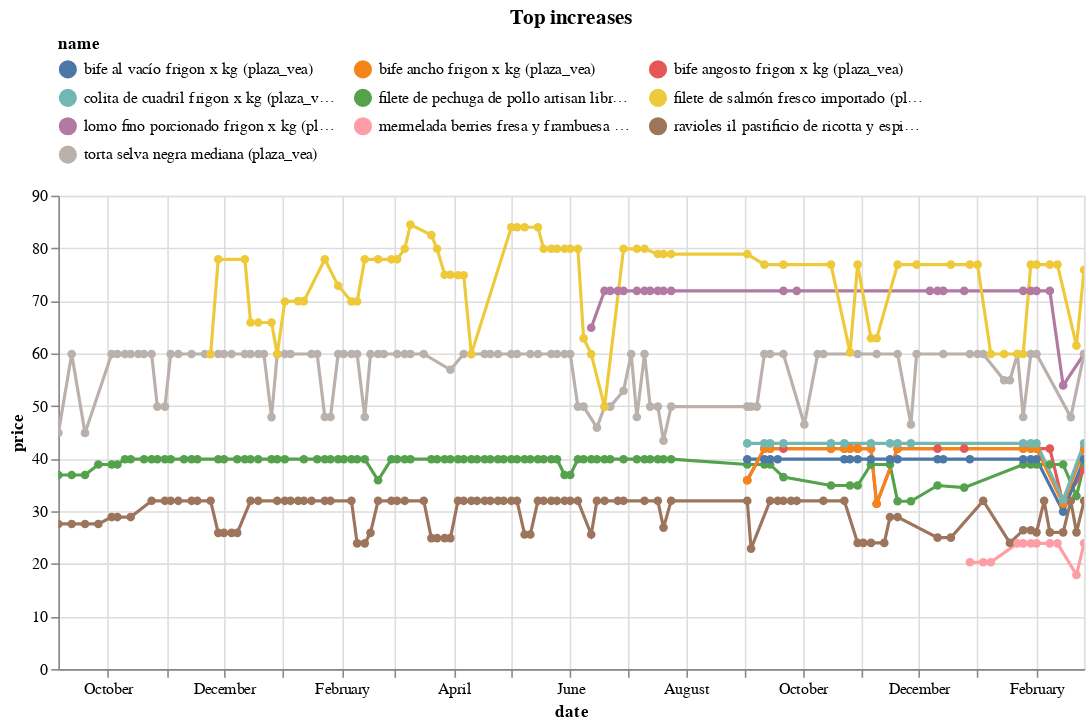

Source (notebook cell):
### Code cell
(top_changes_abs
 .sort_values('change')
 .tail(10)
 .pipe(plot_changes, 'Top increases')
)

### Figure 1 — Vega-Lite specification as saved in the notebook (floating-point values rounded to 4 significant figures; data arrays with more than 128 entries replaced by an {"elided": "..."} marker saying what was removed)
{"config": {"view": {"continuousWidth": 300, "continuousHeight": 300}, "legend": {"columns": 3, "orient": "top"}}, "data": {"name": "data-06c45f5646eeaa9bb28075c6e01a2f63"}, "mark": {"type": "line", "point": true}, "encoding": {"color": {"field": "name", "scale": {"domain": ["bife al vacío frigon x kg (plaza_vea)", "bife ancho frigon x kg (plaza_vea)", "bife angosto frigon x kg (plaza_vea)", "colita de cuadril frigon x kg (plaza_vea)", "filete de pechuga de pollo artisan libre de antibióticos x kg (plaza_vea)", "filete de salmón fresco importado (plaza_vea)", "lomo fino porcionado frigon x kg (plaza_vea)", "mermelada berries fresa y frambuesa pote 260g (plaza_vea)", "ravioles il pastificio de ricotta y espinaca bandeja 500g (plaza_vea)", "torta selva negra mediana (plaza_vea)"]}, "type": "nominal"}, "tooltip": [{"field": "name", "type": "nominal"}, {"field": "price", "type": "quantitative"}, {"field": "last_price", "type": "quantitative"}], "x": {"field": "date", "type": "temporal"}, "y": {"field": "price", "type": "quantitative"}}, "params": [{"name": "param_11", "select": {"type": "point", "fields": ["name"]}, "bind": "legend"}, {"name": "param_12", "select": {"type": "interval", "encodings": ["x", "y"]}, "bind": "scales"}], "title": "Top increases", "transform": [{"filter": {"param": "param_11"}}], "width": 650, "$schema": "https://vega.github.io/schema/vega-lite/v5.16.3.json", "datasets": {"data-06c45f5646eeaa9bb28075c6e01a2f63": {"elided": "456 records"}}}
